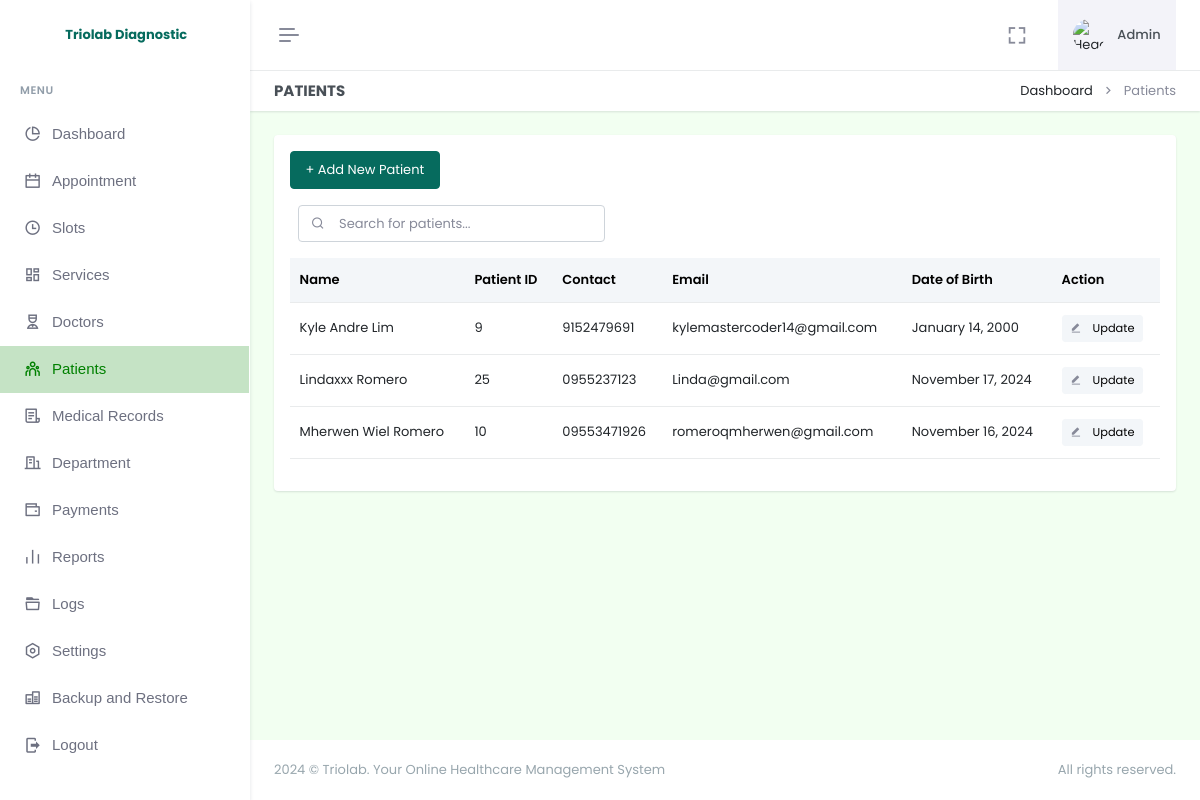
The page /admin/patients.php (signed in) on the database as committed earlier.
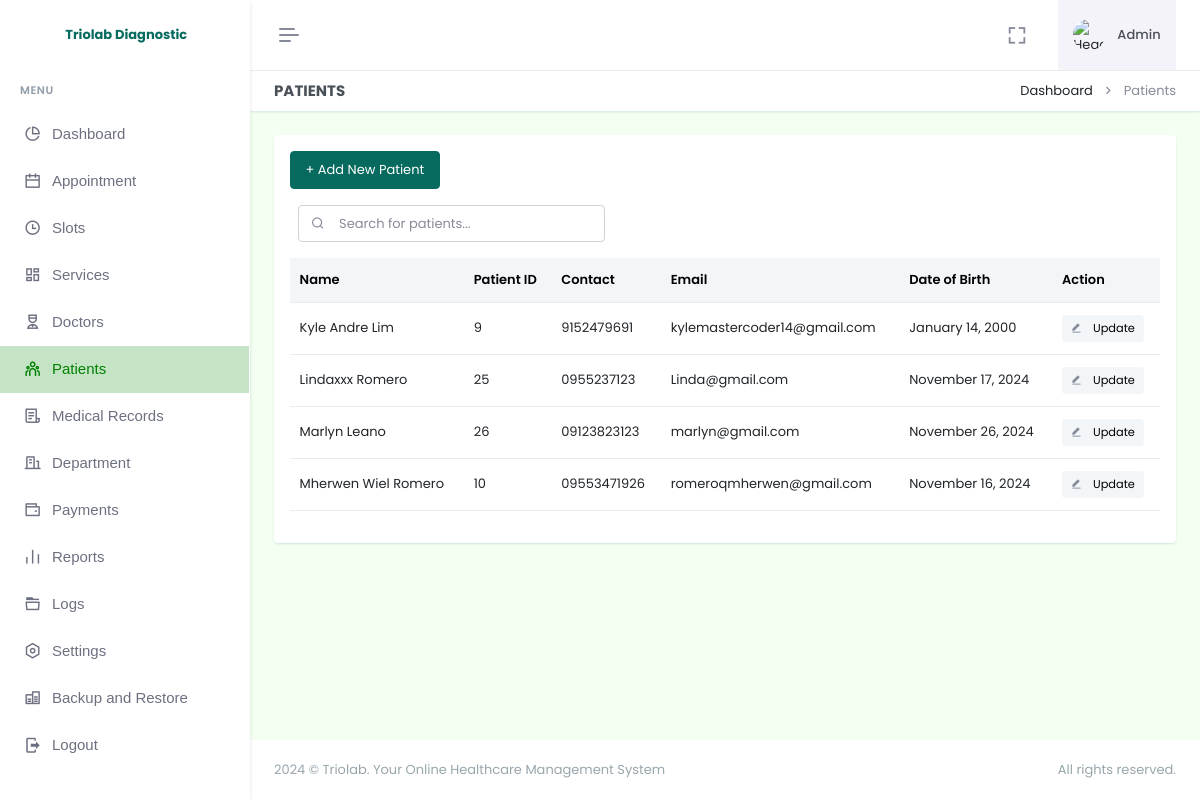
The same page on the database as committed later.
### tables this page shows
CREATE TABLE `patient` (
  `id` int(11) NOT NULL AUTO_INCREMENT,
  `firstname` varchar(255) NOT NULL,
  `lastname` varchar(255) NOT NULL,
  `email` varchar(255) NOT NULL,
  `dob` varchar(255) DEFAULT NULL,
  `birthplace` varchar(255) DEFAULT NULL,
  `contact` varchar(255) DEFAULT NULL,
  `password` varchar(255) NOT NULL,
  `province` varchar(255) DEFAULT NULL,
  `city` varchar(255) DEFAULT NULL,
  `barangay` varchar(255) DEFAULT NULL,
  `street` varchar(255) DEFAULT NULL,
  `date_added` timestamp NOT NULL DEFAULT current_timestamp(),
  PRIMARY KEY (`id`)
);

### admin/patients.php (the view, shortened to what the changed rows need)
<!doctype html>
<html lang="en" data-layout="vertical" data-topbar="light" data-sidebar="light" data-sidebar-size="lg" data-sidebar-image="none" data-preloader="disable" data-theme="default" data-theme-colors="green">
<head>
    <link rel="stylesheet" href="https://cdn.jsdelivr.net/npm/flatpickr/dist/flatpickr.min.css">
    <link href="assets/css/bootstrap.min.css" rel="stylesheet" type="text/css" />
    <link href="assets/css/icons.min.css" rel="stylesheet" type="text/css" />
    <link href="assets/css/app.min.css" rel="stylesheet" type="text/css" />
    <link href="assets/css/custom.min.css" rel="stylesheet" type="text/css" />
    <link rel="stylesheet" href="assets/css/sweetalert.css">
</head>
<body style="background-color: #F2FFF1">
    <div id="layout-wrapper">
        <?php require "header.php"; ?>
        <div class="main-content">
            <div class="page-content">
                <div class="container-fluid">
                    <div class="row">
                        <div class="col-12">
                            <div class="card">
                                <div class="card-body">
                                    <table class="table align-middle table-nowrap" id="patientTable">
                                        <thead class="table-light">
                                            <tr>
                                                <th>Name</th>
                                                <th>Patient ID</th>
                                                <th>Contact</th>
                                                <th>Email</th>
                                                <th>Date of Birth</th>
                                                <th>Action</th>
                                            </tr>
                                        </thead>
                                        <tbody class="list">
                                            <?php
                                            $selectPatient = $pdo->prepare("
                                                SELECT *
                                                FROM patient
                                                ORDER BY firstname ASC
                                            ");
                                            $selectPatient->execute();
                                            if ($selectPatient->rowCount() > 0) {
                                                while ($row = $selectPatient->fetch(PDO::FETCH_ASSOC)) {
                                                    $fullname = htmlspecialchars($row['firstname']) . " " . htmlspecialchars($row['lastname']);
                                                    $formattedDate = date("F j, Y", strtotime($row['dob']));
                                            ?>
                                                    <tr>
                                                        <td><?= $fullname; ?></td>
                                                        <td><?= htmlspecialchars($row['id']); ?></td>
                                                        <td><?= htmlspecialchars($row['contact']); ?></td>
                                                        <td><?= htmlspecialchars($row['email']); ?></td>
                                                        <td><?= $formattedDate; ?></td>
                                                        <td>
                                                            <a href="#" class="btn btn-light btn-sm edit-btn" data-bs-toggle="modal" data-bs-target="#editPatient"
                                                                data-patient-id="<?= htmlspecialchars($row['id']); ?>"
                                                                data-firstname="<?= htmlspecialchars($row['firstname']); ?>"
                                                                data-lastname="<?= htmlspecialchars($row['lastname']); ?>"
                                                                data-email="<?= htmlspecialchars($row['email']); ?>"
                                                                data-contact="<?= htmlspecialchars($row['contact']); ?>"
                                                                data-dob="<?= htmlspecialchars($row['dob']); ?>"
                                                                data-province="<?= htmlspecialchars($row['province']); ?>"
                                                                data-city="<?= htmlspecialchars($row['city']); ?>"
                                                                data-barangay="<?= htmlspecialchars($row['barangay']); ?>"
                                                                data-street="<?= htmlspecialchars($row['street']); ?>">
                                                                <i class="ri-edit-fill align-bottom me-2 text-muted"></i> Update
                                                            </a>
                                                        </td>
                                                    </tr>
                                                <?php
                                                }
                                            }
                                            ?>
                                        </tbody>
                                    </table>
                                </div>
                            </div>
                        </div>
                    </div>
                </div>
            </div>
        </div>
    </div>
</body>
</html>

Rows that differ between the two databases and show on the page:
added patient: fullname "Marlyn Leano", id "26", contact "09123823123", email "marlyn@gmail.com", dob "November 26, 2024"
